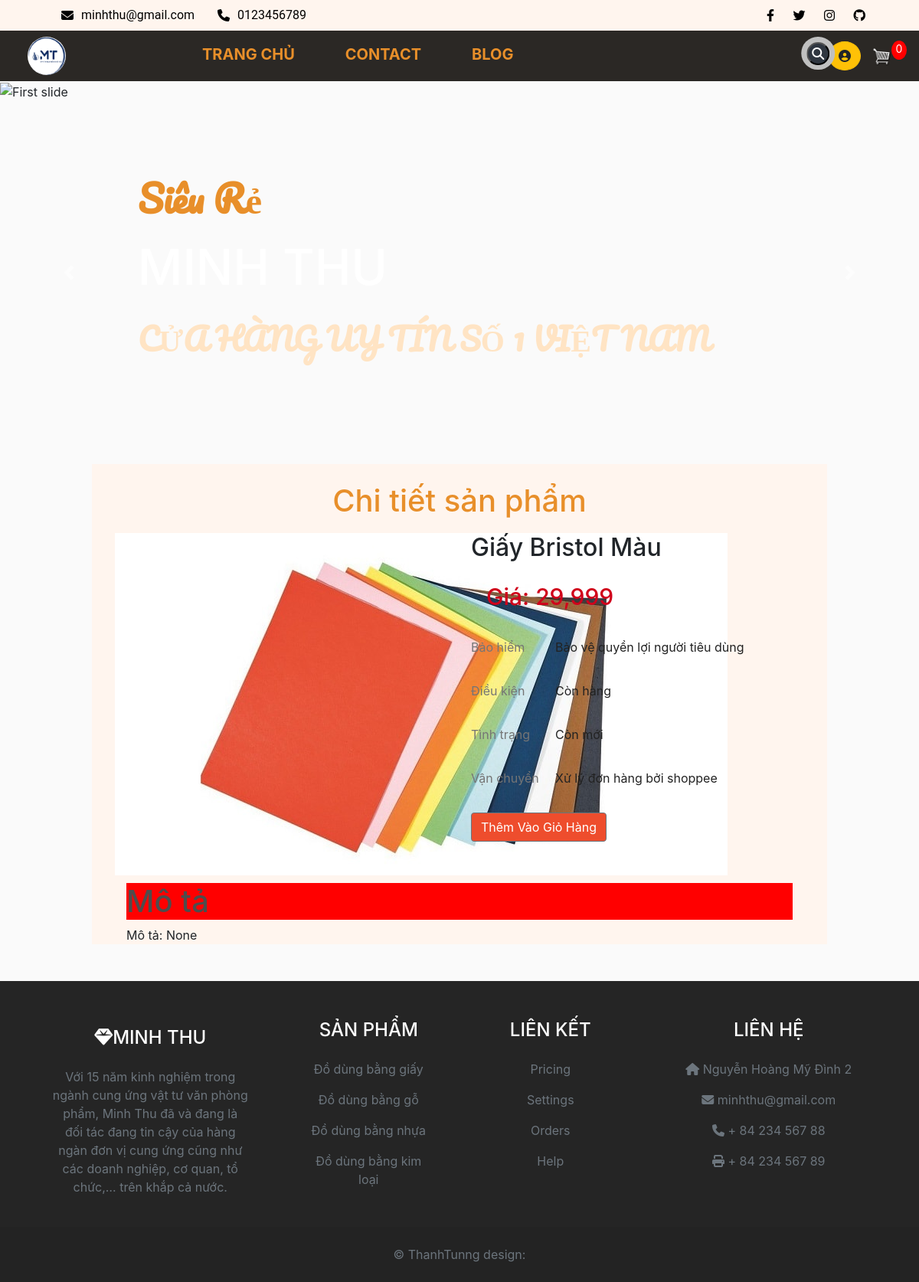
Page /product/3/ on the committed database.
### store/models.py (models this page shows, shortened)
class Product(models.Model):
    name = models.CharField(max_length= 200, null= True)
    price = models.FloatField()
    category = models.ForeignKey(Category, null= True, on_delete=models.SET_NULL, blank= True)
    digital = models.BooleanField(default= False, null = True, blank= False)
    description = models.TextField(null=True, blank=True)
    image = models.ImageField(null=True, blank= True)

### store/views.py (the view)
# urls.py: path('product/<int:pk>/', views.detail, name='detail'),
def detail(request, pk):
    data = cartData(request)
    cartItems = data['cartItems']
    order = data['order']
    items = data['items']
    product = get_object_or_404(Product, pk=pk)
    context = {'items': items, 'order': order, 'cartItems': cartItems, 'product': product}
    return render(request, 'store/detail.html', context)

### store/utils.py (called while the page is built, shortened)
def cookieCart(request):
    try:
            cart = json.loads(request.COOKIES['cart'])
    except:
        cart = {}
    print('Cart:', cart)
    items = []
    order = {'get_cart_items':0, 'get_cart_total':0,'shipping': False}
    cartItems = order['get_cart_items']
    return {'cartItems': cartItems, 'order':order, 'items': items}

def cartData(request):
    if request.user.is_authenticated:#kiem tra xem nguoi dung da dang nhap vao trang web hay chua
        customer = request.user.customer#truy xuat doi tuong khach hang duoc lien ket voi nguoi dung
        order, created = Order.objects.get_or_create(customer = customer, complete = False)
        items = order.orderitem_set.all()
        cartItems = order.get_cart_items
    else:
        cookieData = cookieCart(request)
        cartItems = cookieData['cartItems']
        order = cookieData['order']
        items = cookieData['items']
    return {'cartItems': cartItems, 'order':order, 'items': items}

### store/templates/store/detail.html
{% extends 'store/main.html' %}
{% load static %}
{% load humanize %}
{% block content %}
<h1 style = "text-align: center; color: #E88F2A">Chi tiết sản phẩm</h1>
<div class = "row">
  <div class = "col-lg-6 mx-auto">
    <img src="{{ product.image.url }}" alt="{{ product.name }}" class="product-img">
  </div>
  <div class = "col-lg-6 mx-auto">
    <div>
      <h2>{{ product.name }}</h2>
    </div>
    <div style = "padding: 15px 20px;display: flex;">
      <p style = "color: #d0011b;font-weight: 500;  font-size: 1.875rem">Giá: {{ product.price|floatformat|intcomma}}</p>
    </div>
    <div class="flex" style="display: flex; padding-bottom:25px">
      <label style="color: #757575; width: 110px">Bảo hiểm</label>
      <div class = "flex item-center">
        <div style="color: #222">Bảo vệ quyền lợi người tiêu dùng</div>
      </div>
    </div>
    <div class="flex" style="display: flex; padding-bottom:25px">
      <label style="color: #757575; width: 110px">Điều kiện</label>
      <div class = "flex item-center">
        <div style="color: #222">Còn hàng</div>
      </div>
    </div>
    <div class="flex" style="display: flex; padding-bottom:25px">
      <label style="color: #757575; width: 110px">Tình trạng</label>
      <div class = "flex item-center">
        <div style="color: #222">Còn mới</div>
      </div>
    </div>
    <div class="flex" style="display: flex; padding-bottom:25px">
      <label style="color: #757575; width: 110px">Vận chuyển</label>
      <div class = "flex item-center">
        <div style="color: #222">Xử lý đơn hàng bởi shoppee</div>
      </div>
    </div>
    <button style="background: #ee4d2d; color: white" data-product="{{product.id}}" data-action="add" class="btn search-button btn-outline-secondary add-btn update-cart">Thêm Vào Giỏ Hàng </button>
  </div>
</div>
<div class="col-lg-12" >
  <div style = "background-color: red">
    <h1>Mô tả</h1>
  </div>
  <div>
    <p>Mô tả: {{ product.description }}</p>
  </div>
</div>
{% endblock content %}

### static/css/main.css (style rules this page uses)
body { background-color: hsl(0, 0%, 98%); }
h1, h3, h4, h5, h6 { color: hsl(0, 0%, 30%); }
.col-lg-4, .col-lg-6, .col-lg-8, .col-lg-12 { margin-top: 10px; }

### rows in the picture
Product: image (picture), name "Giấy Bristol Màu", price "29,999", description "None"

### other values in the picture
{{ cartItems }} "0"
